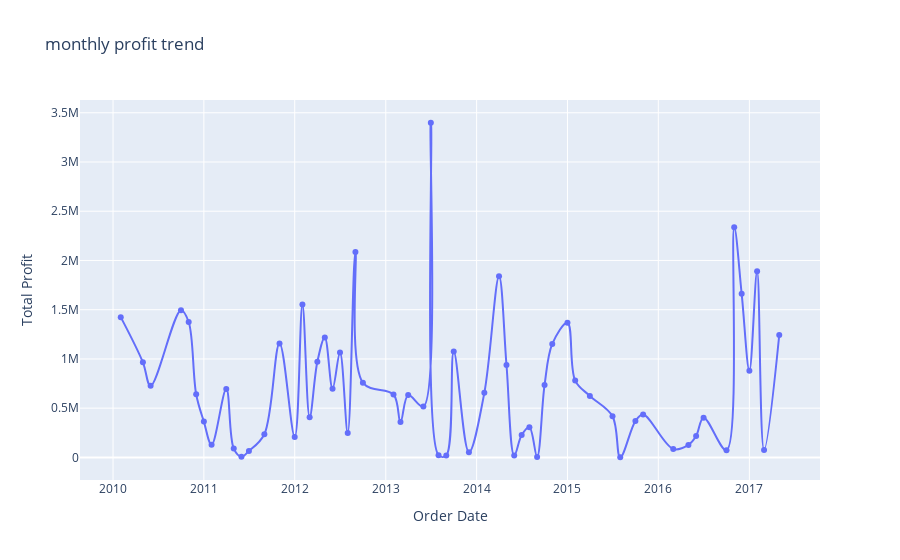

The notebook cell saved with this chart:
### Code cell
monthly_profit=df2.groupby(df2["Order Date"].dt.to_period("M"))["Total Profit"].sum().reset_index()
monthly_profit["Order Date"] = monthly_profit["Order Date"].dt.to_timestamp()
fig = px.line(monthly_profit,
              x="Order Date",
              y="Total Profit",
              markers=True,
              title="monthly profit trend")
fig.update_traces(line_shape="spline")
fig.show()
